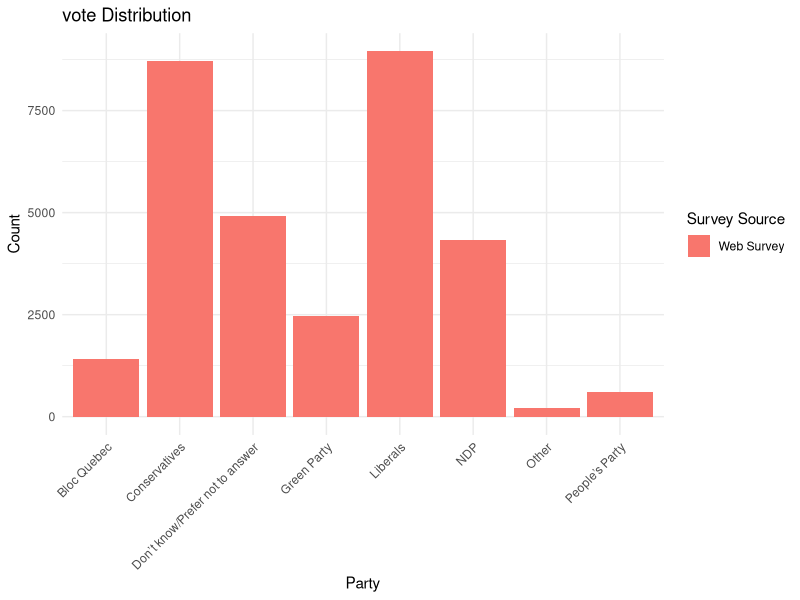
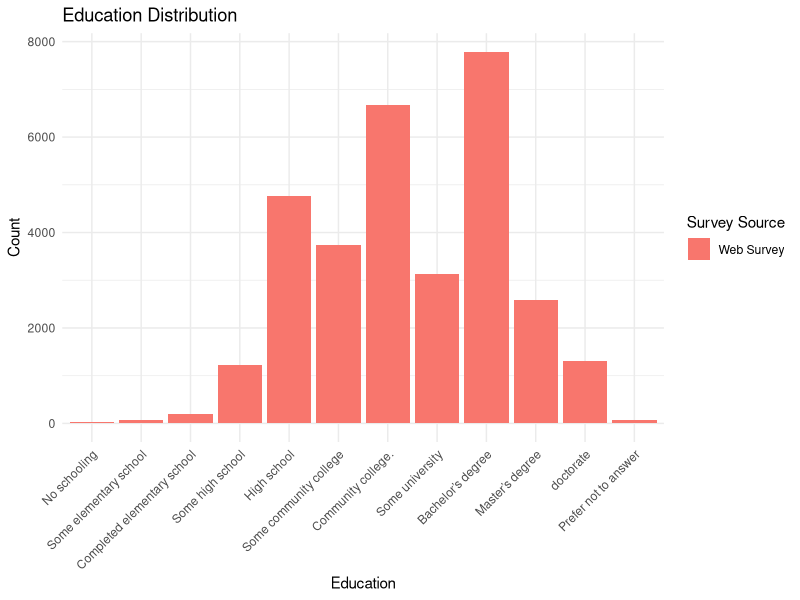
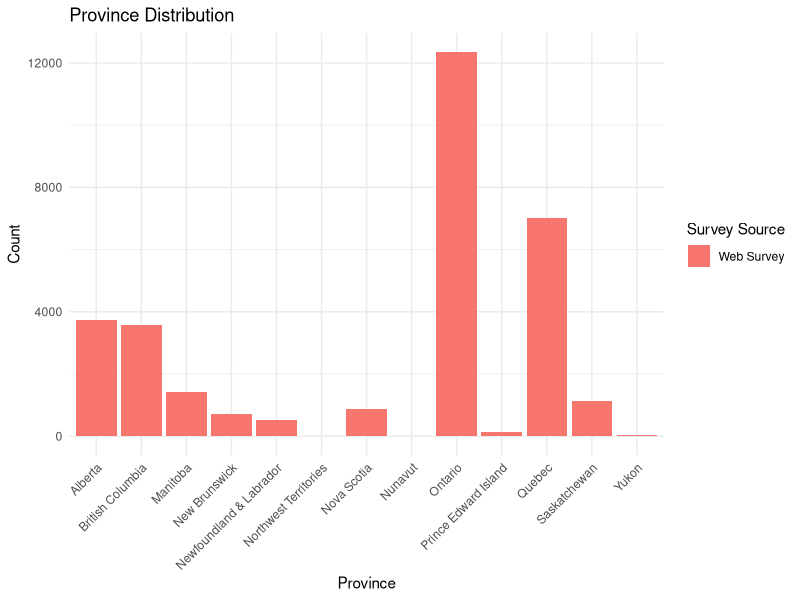
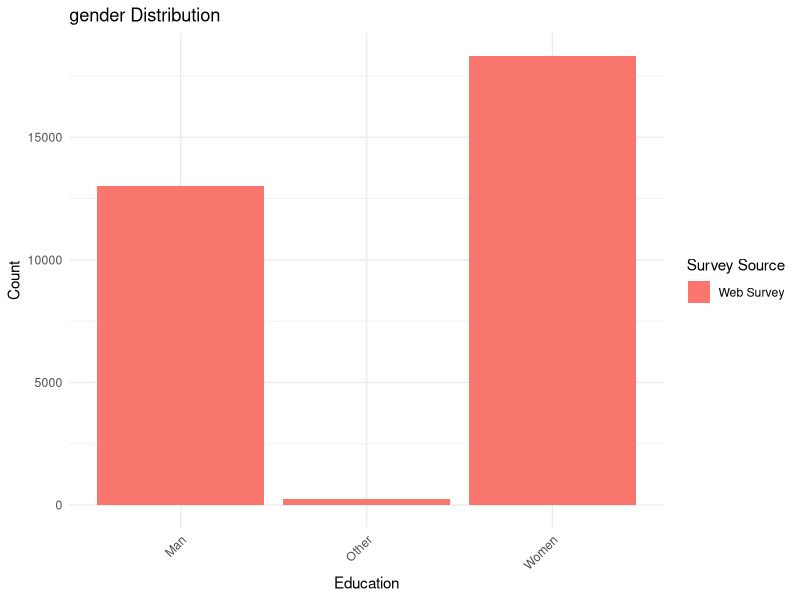

Source code (R) for these figures, in order:
## ---- chunk 1


# Load necessary libraries
library(tidyverse)
library(dplyr)
library(ggplot2)
library(survey)

# Load the datasets
phone_data <- read_csv("ces_phone.csv")
web_data <- read_csv("ces_web.csv")

# Rename province columns for clarity
phone_data <- phone_data %>% rename(province = q4)
web_data <- web_data %>% rename(province = cps19_province)

phone_data$province <- as.factor(phone_data$province)
web_data$province <- as.factor(web_data$province)

phone_data <- phone_data %>% mutate(Survey = "Phone Survey")
web_data <- web_data %>% mutate(Survey = "Web Survey")

## ---- chunk 2
web_data_cleaned <- web_data %>% 
  filter(!is.na(cps19_votechoice))
                                        
web_data_cleaned <- web_data_cleaned %>%
  mutate(
    cps19_votechoice = case_when(
      cps19_votechoice == 1 ~ "Liberals",
      cps19_votechoice == 2 ~ "Conservatives",
      cps19_votechoice == 3 ~ "NDP",
      cps19_votechoice == 4 ~ "Bloc Quebec",
      cps19_votechoice == 5 ~ "Green Party",
      cps19_votechoice == 6 ~ "People’s Party",
      cps19_votechoice == 7 ~ "Other",
      cps19_votechoice == 9 ~ "Don’t know/Prefer not to answer",
      TRUE ~ as.character(cps19_votechoice)
    ),
    cps19_gender= case_when(
      cps19_gender == 1 ~ "Man",
      cps19_gender == 2 ~ "Women",
      cps19_gender == 3 ~ "Other",
    ),
    cps19_education = case_when(
        cps19_education == 1 ~ "No schooling",
        cps19_education == 2 ~ "Some elementary school",
        cps19_education == 3 ~ "Completed elementary school",
        cps19_education == 4 ~ "Some high school",
        cps19_education == 5 ~ "High school",
        cps19_education == 6 ~ "Some community college",
        cps19_education == 7 ~ "Community college.",
        cps19_education == 8 ~ "Some university",
        cps19_education == 9 ~ "Bachelor’s degree",
        cps19_education == 10 ~ "Master’s degree",
        cps19_education == 11 ~ "doctorate",
        cps19_education == 12 ~ "Prefer not to answer",
        TRUE ~ as.character(cps19_education)

    ),
    province = case_when(
      province == 14 ~ "Alberta",
      province == 15 ~ "British Columbia",
      province == 16 ~ "Manitoba",
      province == 17 ~ "New Brunswick",
      province == 18 ~ "Newfoundland & Labrador",
      province == 19 ~ "Northwest Territories",
      province == 20 ~ "Nova Scotia",
      province == 21 ~ "Nunavut",
      province == 22 ~ "Ontario",
      province == 23 ~ "Prince Edward Island",
      province == 24 ~ "Quebec",
      province == 25 ~ "Saskatchewan",
      province == 26 ~ "Yukon",
      TRUE ~ as.character(province)
    )
  )
## ---- chunk 3
###vote choices
web_choice_counts<- web_data_cleaned %>%
  group_by(cps19_votechoice) %>%
  summarise(count = n()) %>%
  mutate(Survey = "Web Survey")

ggplot(web_choice_counts, aes(x = cps19_votechoice, y = count, fill = Survey)) +
  geom_bar(stat = "identity", position = "dodge") +
  theme_minimal() +
  theme(axis.text.x = element_text(angle = 45, hjust = 1)) +
  labs(title = "vote Distribution",
       x = "Party",
       y = "Count",
       fill = "Survey Source")


###education
web_education_counts <- web_data_cleaned %>%
  group_by(cps19_education) %>%
  summarise(count = n()) %>%
  mutate(Survey = "Web Survey",
         cps19_education = factor(cps19_education, levels = c(
           "No schooling",
           "Some elementary school",
           "Completed elementary school",
           "Some high school",
           "High school",
           "Some community college",
           "Community college.",
           "Some university",
           "Bachelor’s degree",
           "Master’s degree",
           "doctorate",
           "Prefer not to answer"
         ))) 

ggplot(web_education_counts, aes(x = cps19_education, y = count, fill = Survey)) +
  geom_bar(stat = "identity", position = "dodge") +
  theme_minimal() +
  theme(axis.text.x = element_text(angle = 45, hjust = 1)) +
  labs(title = "Education Distribution",
       x = "Education",
       y = "Count",
       fill = "Survey Source")


###province
web_province_counts <- web_data_cleaned %>%
  group_by(province) %>%
  summarise(count = n()) %>%
  mutate(Survey = "Web Survey")

ggplot(web_province_counts, aes(x = province, y = count, fill = Survey)) +
  geom_bar(stat = "identity", position = "dodge") +
  theme_minimal() +
  theme(axis.text.x = element_text(angle = 45, hjust = 1)) +
  labs(title = "Province Distribution",
       x = "Province",
       y = "Count",
       fill = "Survey Source")


###gender
web_gender_counts <- web_data_cleaned %>%
  group_by(cps19_gender) %>%
  summarise(count = n()) %>%
  mutate(Survey = "Web Survey")

ggplot(web_gender_counts, aes(x = cps19_gender, y = count, fill = Survey)) +
  geom_bar(stat = "identity", position = "dodge") +
  theme_minimal() +
  theme(axis.text.x = element_text(angle = 45, hjust = 1)) +
  labs(title = "gender Distribution",
       x = "Education",
       y = "Count",
       fill = "Survey Source")

## ---- chunk 4

web_data_cleaned<- web_data_cleaned %>% 
  filter(cps19_votechoice != "Don’t know/Prefer not to answer")

web_data_cleaned <- web_data_cleaned %>%
  filter(!is.na(province))

strata_population <- web_data_cleaned %>%
  group_by(province) %>%
  summarise(Nh = n(), .groups = "drop") 

strata_sample <- web_data_cleaned %>%
  filter(cps19_votechoice == "Liberals") %>%
  group_by(province) %>%
  summarise(nh = n(), .groups = "drop")

strata_data <- left_join(strata_population, strata_sample, by = "province")

strata_data <- strata_data %>%
  mutate(nh = ifelse(is.na(nh), 0, nh), 
         ph = ifelse(nh == 0, 0, nh / Nh),
         Wh = Nh / sum(Nh))

p_hat <- sum(strata_data$Wh * strata_data$ph, na.rm = TRUE)

strata_data <- strata_data %>%
  mutate(var_h = ifelse(nh == 0, 0, (ph * (1 - ph)) / nh))  # Avoid division by zero

SE <- sqrt(sum(strata_data$Wh^2 * strata_data$var_h, na.rm = TRUE))

z_value <- qnorm(0.975)  # For 95% confidence
CI_lower <- p_hat - z_value * SE
CI_upper <- p_hat + z_value * SE

result <- data.frame(
  Statistic = c("Estimated Proportion", "Standard Error", "Lower 95% CI", "Upper 95% CI"),
  Value = c(p_hat, SE, CI_lower, CI_upper)
)

result

## ---- chunk 5
glm_data <- web_data_cleaned %>%
  select(cps19_votechoice, province, cps19_gender, cps19_education)
glm_data <- glm_data %>% filter(!is.na(province))

glm_data <- glm_data %>%
  group_by(province) %>%
  mutate(pop_fpc = n()) %>% ungroup()%>% 
  group_by(province,cps19_votechoice)%>%
  mutate(samp_wt = n()/pop_fpc) %>% ungroup()
  
glm_data <- glm_data %>%
  mutate(vote_liberal = ifelse(cps19_votechoice == "Liberals", 1, 0))

## ---- chunk 6

strata.design <- svydesign(id = ~1,
                           strata = ~ province, 
                           weights = ~samp_wt, 
                           fpc = ~pop_fpc, 
                           data = glm_data)


mysvyglm <- svyglm(vote_liberal ~  province,
                   family = "binomial",
                   strata.design)

summary(mysvyglm)
